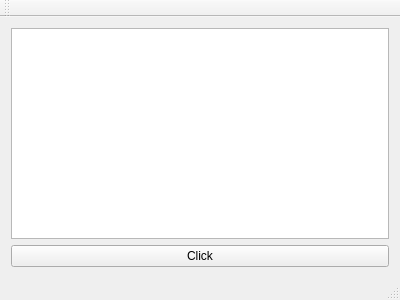
<?xml version="1.0" encoding="UTF-8"?>
<ui version="4.0">
 <class>MainWindow</class>
 <widget class="QMainWindow" name="MainWindow">
  <property name="geometry">
   <rect>
    <x>0</x>
    <y>0</y>
    <width>400</width>
    <height>300</height>
   </rect>
  </property>
  <property name="windowTitle">
   <string>MainWindow</string>
  </property>
  <widget class="QWidget" name="centralWidget">
   <layout class="QVBoxLayout" name="verticalLayout">
    <item>
     <widget class="QListWidget" name="listWidget"/>
    </item>
    <item>
     <widget class="QPushButton" name="pushButton">
      <property name="text">
       <string>Click</string>
      </property>
     </widget>
    </item>
   </layout>
  </widget>
  <widget class="QMenuBar" name="menuBar">
   <property name="geometry">
    <rect>
     <x>0</x>
     <y>0</y>
     <width>400</width>
     <height>21</height>
    </rect>
   </property>
  </widget>
  <widget class="QToolBar" name="mainToolBar">
   <attribute name="toolBarArea">
    <enum>TopToolBarArea</enum>
   </attribute>
   <attribute name="toolBarBreak">
    <bool>false</bool>
   </attribute>
  </widget>
  <widget class="QStatusBar" name="statusBar"/>
 </widget>
 <layoutdefault spacing="6" margin="11"/>
 <resources/>
 <connections/>
</ui>
